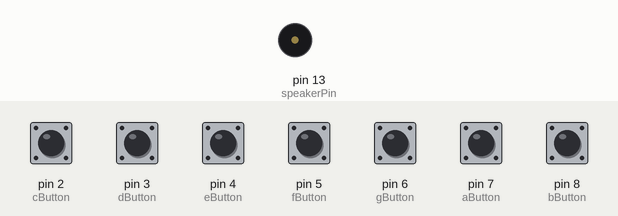
The sketch below on a simulated Arduino Uno, built with avr-gcc and run on an emulated ATmega328P. On the bench: buzzer (waves = sounding). Inputs (shaded band) come from the test bench; at power-on: pin 2 (cButton), pin 3 (dButton), pin 4 (eButton), pin 5 (fButton), pin 6 (gButton), pin 7 (aButton), pin 8 (bButton) HIGH.

Above: at 1.2 s.
1.3 s: pin 2 (cButton) pulled LOW for 1 s
At 1.8 s:
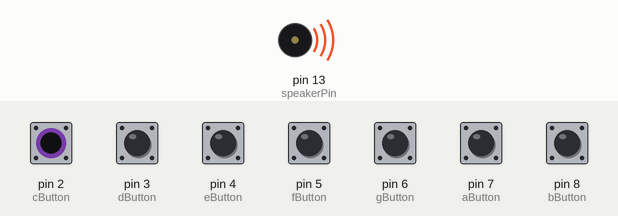
Timing chart, 0 to 4.3 s (numbered marks = the images above; inputs shaded):
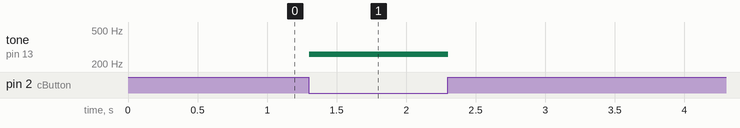

Measured:
- after the input at 1.3 s, tone on pin 13 (speakerPin): silent → 261 Hz at once, → silent 1.0 s later

The sketch:

Volume_Adjustable_Keyboard.ino
```cpp
#define cButton 2
#define dButton 3
#define eButton 4
#define fButton 5
#define gButton 6
#define aButton 7
#define bButton 8
#define speakerPin 13

void setup() {
  // put your setup code here, to run once:
  Serial.begin(9600);
  pinMode(aButton,INPUT_PULLUP);
  pinMode(bButton,INPUT_PULLUP);
  pinMode(cButton,INPUT_PULLUP);
  pinMode(dButton,INPUT_PULLUP);
  pinMode(eButton,INPUT_PULLUP);
  pinMode(fButton,INPUT_PULLUP);
  pinMode(gButton,INPUT_PULLUP);
  pinMode(speakerPin,OUTPUT);
}

void loop() {
  // put your main code here, to run repeatedly:
  int aButtonState = digitalRead(aButton);
  int bButtonState = digitalRead(bButton);
  int cButtonState = digitalRead(cButton);
  int dButtonState = digitalRead(dButton);
  int eButtonState = digitalRead(eButton);
  int fButtonState = digitalRead(fButton);
  int gButtonState = digitalRead(gButton);
  if(aButtonState==0){
    noTone(speakerPin);
    tone(speakerPin,440);
    delay(80);
  }
  else if(bButtonState==0){
    noTone(speakerPin);
    tone(speakerPin,493.88);
    delay(80);
  }
  else if(cButtonState==0){
    noTone(speakerPin);
    tone(speakerPin,261.63);
    delay(80);
  }
  else if(dButtonState==0){
    noTone(speakerPin);
    tone(speakerPin,293.66);
    delay(80);
  }
  else if(eButtonState==0){
    noTone(speakerPin);
    tone(speakerPin,329.63);
    delay(80);
  }
  else if(fButtonState==0){
    noTone(speakerPin);
    tone(speakerPin,349.23);
    delay(80);
  }
  else if(gButtonState==0){
    noTone(speakerPin);
    tone(speakerPin,392);
    delay(80);
  }
  delay(20);
  noTone(speakerPin);
}
```
